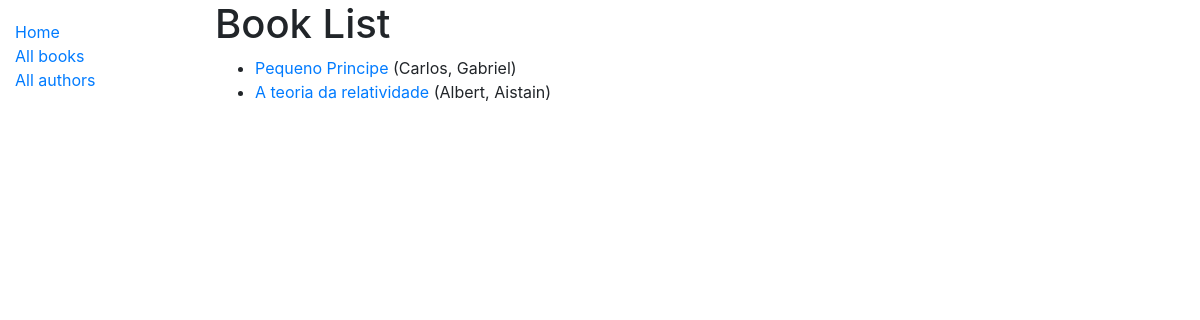
Before: /catalog/books/ with the older database file.
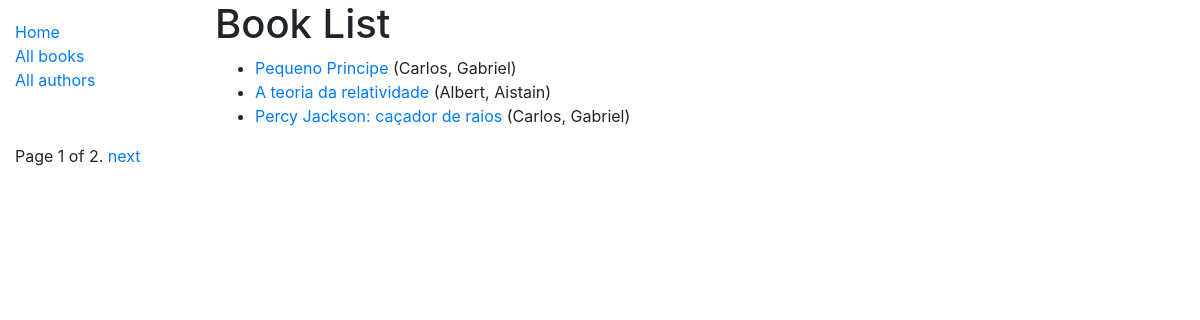
After: the same page with the newer database file.
### catalog/models.py (models this page shows, shortened)
class Book (models.Model):
    title = models.CharField(max_length=200)
    author = models.ForeignKey('Author', on_delete=models.SET_NULL, null=True)
    summary = models.TextField(max_length=1000, help_text='entre com uma descrição do livro')
    isbn = models.CharField('ISBN', max_length=13, help_text='13 Character <a href="https://www.isbn-international.org/content/what-isbn">ISBN number</a>')
    genre = models.ManyToManyField(Genre, help_text='selecione o genero do livro')
    language = models.ForeignKey('Language',on_delete=models.SET_NULL, null=True)
    def get_absolute_url(self):
        return reverse('catalog:book_detail', args=[str(self.id)])

class Author(models.Model):
    first_name = models.CharField(max_length=200)
    last_name = models.CharField(max_length=200)
    born_date = models.DateField(null=True, blank=True)
    death_date = models.DateField('Died', null=True, blank=True)
    class Meta:
        ordering = ['last_name', 'first_name']
    def __str__(self):
        return f'{self.first_name}, {self.last_name}'

### catalog/views.py (the view)
# urls.py: path("books/", views.BookListView.as_view(), name="books"),
class BookListView(generic.ListView):
  model = Book
  paginate_by = 3
  context_object_name = "livros"
  queryset = Book.objects.all()
  template_name = "catalog/books.html"

### templates/catalog/books.html
{% extends "../base.html" %}
{% block content %}
  <h1>Book List</h1>
  {% if livros %}
  <ul>
    {% for book in livros %}
      <li>
        <a href="{{ book.get_absolute_url }}">{{ book.title }}</a> ({{book.author}})
      </li>
    {% endfor %}
  </ul>
  {% else %}
    <p>There are no books in the library.</p>
  {% endif %}
{% endblock %}

Changed rows visible on the page:
added Book: title "Percy Jackson: caçador de raios", author "Carlos, Gabriel"
Other visible differences:
{{ page_obj.number }}: (not shown) → "1"
{{ page_obj.paginator.num_pages }}: (not shown) → "2"
text now shown: "Page of . next"
